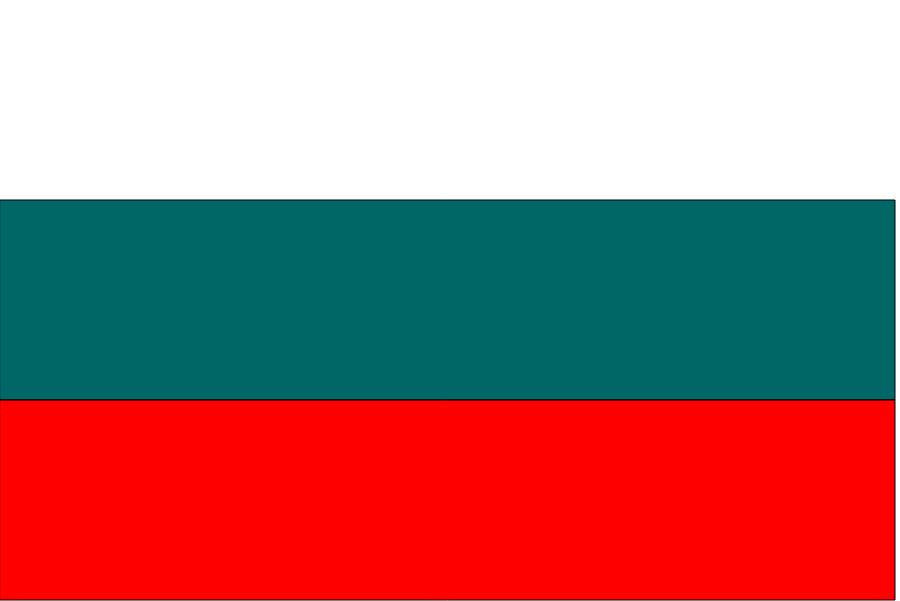
Frame 1 (no input)
Frame 60 (no input): identical to frame 1, image omitted
Frame 120 (the mouse pressed at the canvas centre since frame 60): identical to frame 1, image omitted

The p5.js sketch that drew this single still picture (run headless with seeded random() and noise() and a simulated clock; from frame 60 on, the mouse is pressed at the canvas centre):

// p5.js sketch
// ── sketch.js
function setup() {
	createCanvas (900,601);
	fill (0, 102, 102);
	rect(0, 200, 895, 200);
	fill (255, 0, 0);
	rect(0, 400, 895, 200);
}

function draw() {
  // put drawing code here
}
